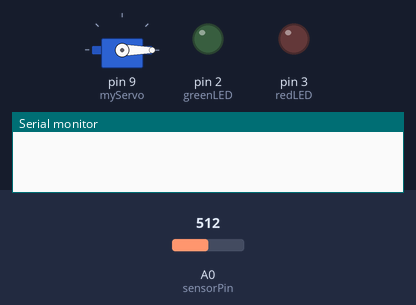
The sketch below on a simulated Arduino Uno, built with avr-gcc and run on an emulated ATmega328P. Parts: servo, output pins drawn as LEDs (lit = HIGH), the last lines printed to the serial monitor. The inputs (shaded band) are chosen by the test bench; at power-on: A0 (sensorPin) = 512.

Above: at 0.01 s.
At 6.2 s:
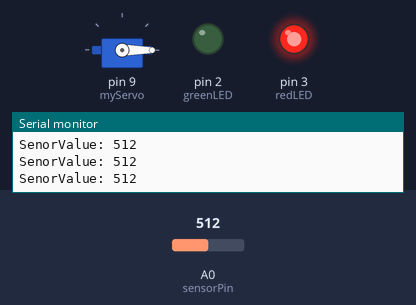
6.3 s: A0 (sensorPin) set to 501
At 7.2 s:
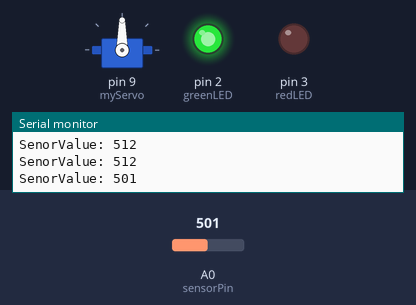
Timing chart, 0 to 9.3 s (numbered marks = the images above; inputs shaded):
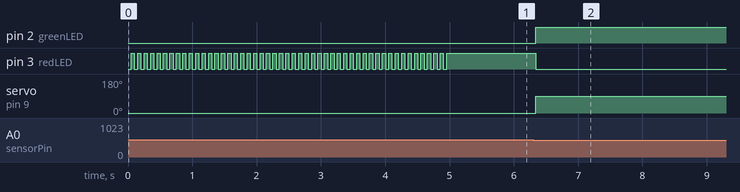

Measured:
- the behaviour switches between 512 and 511 on A0 (sensorPin) (found by bisection; images 1 and 2)
- after the input at 6.3 s, pin 2 (greenLED): LOW → HIGH at once; pin 3 (redLED): HIGH → LOW at once; servo on pin 9 (myServo): 0° → 90° at once

The sketch:

Schranke_mit_Photowdst.ino
```cpp
#include <Servo.h>
Servo myServo;
const int sensorPin = A0;
const int redLED = 3;
const int greenLED = 2;
int angle =0;
int sensorValue, oldValue, threshold;


void _calcThreshold();
boolean checkChange(int val, int diff);

void setup() {
  // put your setup code here, to run once:
  myServo.attach(9);
  Serial.begin(9600);

  pinMode(2, OUTPUT);
  pinMode(3, OUTPUT);
  digitalWrite(greenLED, LOW);
  digitalWrite(redLED, LOW);

  myServo.write(angle);

  _calcThreshold();
}

void loop() {
  sensorValue = analogRead(sensorPin);
  delay(5);

  Serial.print("SenorValue: ");
  Serial.print(sensorValue);
  Serial.print("\n");
  //wenn sensorValue = XY wert dann angle=0 else angle=90;
  if(sensorValue < threshold && checkChange(sensorValue, 10)){
    angle=90;
    digitalWrite(greenLED, HIGH);
    digitalWrite(redLED, LOW);
	  myServo.write(angle);
    delay(5000);
  }
  else{
	if(checkChange(sensorValue, 10)){
		angle=0;
		digitalWrite(redLED, HIGH);
		digitalWrite(greenLED, LOW);
		myServo.write(angle);
	}
  }

  delay(50);


}

void _calcThreshold(){
  int maxVal=0;
  int minVal = 1023;
  for(int i=0; i<50; i++){
    int currentVal = analogRead(sensorPin);
    if(currentVal < minVal)
      minVal = currentVal;
    if(currentVal > maxVal)
      maxVal = currentVal;

      delay(50);
      digitalWrite(redLED, HIGH);
      delay(50);
      digitalWrite(redLED, LOW);
  }
  threshold= minVal + ((maxVal - minVal)/2);
}

boolean checkChange(int val, int diff){
  if(val != oldValue){
  	if((oldValue - diff) < val || (oldValue + diff) > val){
  		oldValue = val;
  		return true;
  	}
  }
  return false;
}
```
